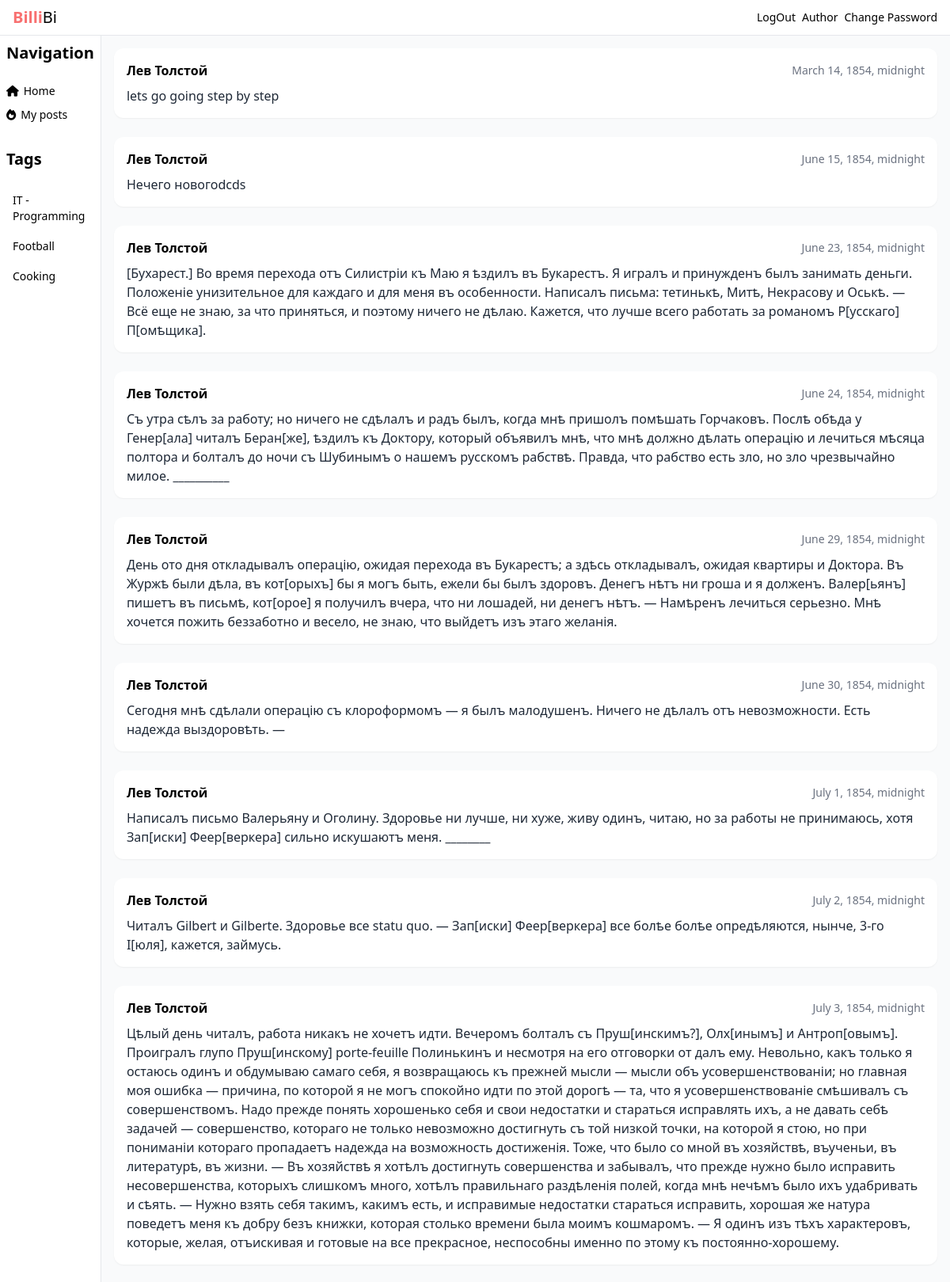
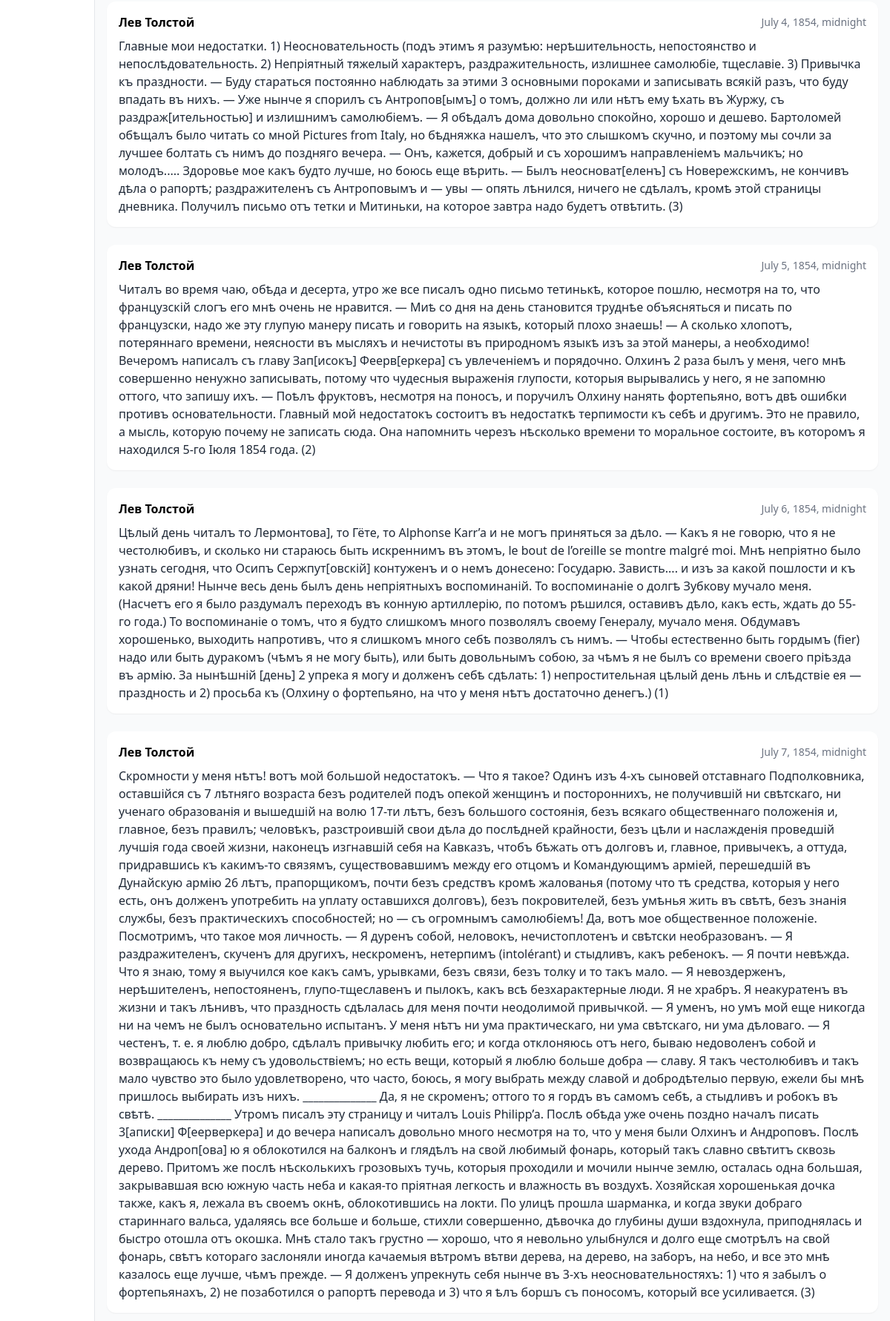
The app's page /2/posts/ (upper part) with its own data (2 pictures, top to bottom).
### posts/models.py (models this page shows, shortened)
class Post(models.Model):
    text = models.TextField()
    pub_date = models.DateTimeField(auto_now_add=True)
    author = models.ForeignKey(
        User,
        on_delete=models.CASCADE,
        related_name='posts'
    )
    group = models.ForeignKey(
        "Group",
        on_delete=models.SET_NULL,
        blank=True,
        null=True
    )

### posts/views.py (the view)
# urls.py: path('<int:pk>/posts/', views.users_post, name='users_post'),
def users_post(request, pk):
    User_pk = User.objects.get(pk=pk)
    user_post = Post.objects.filter(author=User_pk)
    context = {
        'page_obj': user_post
    }
    return render(request, 'posts/user_posts.html', context)

### posts/templates/posts/user_posts.html (shortened to what this page needs)
{% extends 'posts/index.html' %}
{% block content %}
{% for post in page_obj %}
<article class="bg-white p-4 rounded-xl shadow-sm mb-6">
  <div class="flex justify-between items-center mb-2">
    <span class="font-semibold">{{ post.author.get_full_name }}</span>
    <span class="text-gray-500 text-sm">{{ post.pub_date }}</span>
  </div>
  <p class="text-gray-800">{{ post.text }}</p>
</article>
{% empty %}
<p>No posts available.</p>
{% endfor %}
{% endblock %}

### posts/templates/posts/index.html (shortened to what this page needs)
{% load static %}
<!DOCTYPE html>
<html lang="en">
<head>
  <script src="https://cdn.tailwindcss.com"></script>
  <link rel="stylesheet" href="https://cdnjs.cloudflare.com/ajax/libs/font-awesome/6.7.2/css/all.min.css"/>
</head>
<body class="bg-gray-50">
  <header class="px-4 py-2 flex items-center justify-between border-b bg-white">
    <div class="flex items-center gap-2">
      <a href="{% url 'index' %}"><h1 class="text-xl"><span class="text-red-400 font-bold">Billi</span>Bi</h1></a>
    </div>
    <div class="flex items-center gap-2 text-sm">
      <a href="{% url 'users:logged_out' %}">LogOut</a>
      Author {{ user_name }}
        <a href="{% url 'users:password_change_form' %}">Change Password</a>
    </div>
  </header>
  <div class="flex">
    <aside id="sidebar" class="px-2 py-2 flex-col gap-2 text-center text-lg border-r w-64 h-screen bg-white hidden md:flex">
      <h1 class="text-xl text-left font-bold mb-4">Navigation</h1>
      <div class="flex flex-col gap-2.5">
        <a href="{% url 'index' %}" class="flex items-center gap-1.5 text-sm hover:text-red-500"><i class="fa-solid fa-home"></i>Home</a>
        <a href="#" class="flex items-center gap-1.5 text-sm hover:text-red-500"><i class="fa-solid fa-fire"></i>My posts</a>
      </div>
      <h1 class="text-xl text-left font-bold mb-4 mt-6">Tags</h1>
      <div class="flex flex-col gap-2.5">
        <a href="{% url 'group_post' slug='IT' %}" class="transition-all duration-300 px-2 py-1 rounded-sm hover:bg-gray-100 text-left text-sm">IT - Programming {{ count_posts_it }}</a>
        <a href="{% url 'group_post' slug='Sport' %}" class="transition-all duration-300 px-2 py-1 rounded-sm hover:bg-gray-100 text-left text-sm">Football {{ count_posts_it }}</a>
        <a href="#" class="transition-all duration-300 px-2 py-1 rounded-sm hover:bg-gray-100 text-left text-sm">Cooking</a>
      </div>
    </aside>
    <main class="grow p-4">
    {% block content %}{% endblock %}
    </main>
  </div>
</body>
</html>

### records on screen
Post: author.get_full_name "Лев Толстой", pub_date "March 14, 1854, midnight", text "lets go going step by step"
Post: author.get_full_name "Лев Толстой", pub_date "June 15, 1854, midnight", text "Нечего новогоdcds"
Post: author.get_full_name "Лев Толстой", pub_date "June 23, 1854, midnight", text "[Бухарест.] Во время перехода отъ Силистріи къ Маю я ѣздилъ въ Букарестъ. Я игралъ и принужденъ былъ занимать деньги. Положеніе унизительное для каждаго и для меня въ особенности. Написалъ письма: тетинькѣ, Митѣ, Некрасову и Оськѣ. — Всё еще не знаю, за что приняться, и поэтому ничего не дѣлаю. Кажется, что лучше всего работать за романомъ Р[усскаго] П[омѣщика]."
Post: author.get_full_name "Лев Толстой", pub_date "June 24, 1854, midnight", text "Съ утра сѣлъ за работу; но ничего не сдѣлалъ и радъ былъ, когда мнѣ пришолъ помѣшать Горчаковъ. Послѣ обѣда у Генер[ала] читалъ Беран[же], ѣздилъ къ Доктору, который объявилъ мнѣ, что мнѣ должно дѣлать операцію и лечиться мѣсяца полтора и болталъ до ночи съ Шубинымъ о нашемъ русскомъ рабствѣ. Правда, что рабство есть зло, но зло чрезвычайно милое. __________"
Post: author.get_full_name "Лев Толстой", pub_date "June 29, 1854, midnight", text "День ото дня откладывалъ операцію, ожидая перехода въ Букарестъ; a здѣсь откладывалъ, ожидая квартиры и Доктора. Въ Журжѣ были дѣла, въ кот[орыхъ] бы я могъ быть, ежели бы былъ здоровъ. Денегъ нѣтъ ни гроша и я долженъ. Валер[ьянъ] пишетъ въ письмѣ, кот[орое] я получилъ вчера, что ни лошадей, ни денегъ нѣтъ. — Намѣренъ лечиться серьезно. Мнѣ хочется пожить беззаботно и весело, не знаю, что выйдетъ изъ этаго желанія."
Post: author.get_full_name "Лев Толстой", pub_date "June 30, 1854, midnight", text "Сегодня мнѣ сдѣлали операцію съ клороформомъ — я былъ малодушенъ. Ничего не дѣлалъ отъ невозможности. Есть надежда выздоровѣть. —"
Post: author.get_full_name "Лев Толстой", pub_date "July 1, 1854, midnight", text "Написалъ письмо Валерьяну и Оголину. Здоровье ни лучше, ни хуже, живу одинъ, читаю, но за работы не принимаюсь, хотя Зап[иски] Феер[веркера] сильно искушаютъ меня. ________"
Post: author.get_full_name "Лев Толстой", pub_date "July 2, 1854, midnight", text "Читалъ Gilbert и Gilberte. Здоровье все statu quo. — Зап[иски] Феер[веркера] все болѣе болѣе опредѣляются, нынче, 3-го І[юля], кажется, займусь."
Post: author.get_full_name "Лев Толстой", pub_date "July 3, 1854, midnight", text "Цѣлый день читалъ, работа никакъ не хочетъ идти. Вечеромъ болталъ съ Пруш[инскимъ?], Олх[инымъ] и Антроп[овымъ]. Проигралъ глупо Пруш[инскому] porte-feuille Полинькинъ и несмотря на его отговорки от далъ ему. Невольно, какъ только я остаюсь одинъ и обдумываю самаго себя, я возвращаюсь къ прежней мысли — мысли объ усовершенствованіи; но главная моя ошибка — причина, по которой я не могъ спокойно идти по этой дорогѣ — та, что я усовершенствованіе смѣшивалъ съ совершенствомъ. Надо прежде понять хорошенько себя и свои недостатки и стараться исправлять ихъ, а не давать себѣ задачей — совершенство, котораго не только невозможно достигнуть съ той низкой точки, на которой я стою, но при пониманіи…"
Post: author.get_full_name "Лев Толстой", pub_date "July 4, 1854, midnight", text "Главные мои недостатки. 1) Неосновательность (подъ этимъ я разумѣю: нерѣшительность, непостоянство и непослѣдовательность. 2) Непріятный тяжелый характеръ, раздражительность, излишнее самолюбіе, тщеславіе. 3) Привычка къ праздности. — Буду стараться постоянно наблюдать за этими 3 основными пороками и записывать всякій разъ, что буду впадать въ нихъ. — Уже нынче я спорилъ съ Антропов[ымъ] о томъ, должно ли или нѣтъ ему ѣхать въ Журжу, съ раздраж[ительностью] и излишнимъ самолюбіемъ. — Я обѣдалъ дома довольно спокойно, хорошо и дешево. Бартоломей обѣщалъ было читать со мной Pictures from Italy, но бѣдняжка нашелъ, что это слышкомъ скучно, и поэтому мы сочли за лучшее болтать съ нимъ до…"
Post: author.get_full_name "Лев Толстой", pub_date "July 5, 1854, midnight", text "Читалъ во время чаю, обѣда и десерта, утро же все писалъ одно письмо тетинькѣ, которое пошлю, несмотря на то, что французскій слогъ его мнѣ очень не нравится. — Миѣ со дня на день становится труднѣе объясняться и писать по французски, надо же эту глупую манеру писать и говорить на языкѣ, который плохо знаешь! — А сколько хлопотъ, потеряннаго времени, неясности въ мысляхъ и нечистоты въ природномъ языкѣ изъ за этой манеры, а необходимо! Вечеромъ написалъ съ главу Зап[исокъ] Феерв[еркера] съ увлеченіемъ и порядочно. Олхинъ 2 раза былъ у меня, чего мнѣ совершенно ненужно записывать, потому что чудесныя выраженія глупости, которыя вырывались у него, я не запомню оттого, что запишу ихъ. — Поѣлъ…"
Post: author.get_full_name "Лев Толстой", pub_date "July 6, 1854, midnight", text "Цѣлый день читалъ то Лермонтова], то Гёте, то Alphonse Karr’a и не могъ приняться за дѣло. — Какъ я не говорю, что я не честолюбивъ, и сколько ни стараюсь быть искреннимъ въ этомъ, le bout de l’oreille se montre malgré moi. Мнѣ непріятно было узнать сегодня, что Осипъ Сержпут[овскій] контуженъ и о немъ донесено: Государю. Зависть.... и изъ за какой пошлости и къ какой дряни! Нынче весь день былъ день непріятныхъ воспоминаній. То воспоминаніе о долгѣ Зубкову мучало меня. (Насчетъ его я было раздумалъ переходъ въ конную артиллерію, по потомъ рѣшился, оставивъ дѣло, какъ есть, ждать до 55-го года.) То воспоминаніе о томъ, что я будто слишкомъ много позволялъ своему Генералу, мучало меня.…"
Post: author.get_full_name "Лев Толстой", pub_date "July 7, 1854, midnight", text "Скромности у меня нѣтъ! вотъ мой большой недостатокъ. — Что я такое? Одинъ изъ 4-хъ сыновей отставнаго Подполковника, оставшійся съ 7 лѣтняго возраста безъ родителей подъ опекой женщинъ и постороннихъ, не получившій ни свѣтскаго, ни ученаго образованія и вышедшій на волю 17-ти лѣтъ, безъ большого состоянія, безъ всякаго общественнаго положенія и, главное, безъ правилъ; человѣкъ, разстроившій свои дѣла до послѣдней крайности, безъ цѣли и наслажденія проведшій лучшія года своей жизни, наконецъ изгнавшій себя на Кавказъ, чтобъ бѣжать отъ долговъ и, главное, привычекъ, а оттуда, придравшись къ какимъ-то связямъ, существовавшимъ между его отцомъ и Командующимъ арміей, перешедшій въ Дунайскую…"
